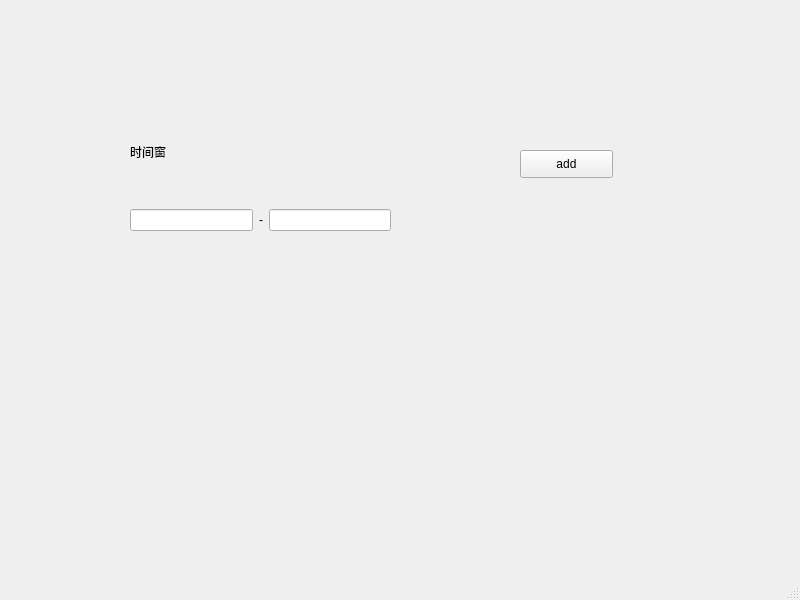
<?xml version="1.0" encoding="UTF-8"?>
<ui version="4.0">
 <class>MainWindow</class>
 <widget class="QMainWindow" name="MainWindow">
  <property name="geometry">
   <rect>
    <x>0</x>
    <y>0</y>
    <width>800</width>
    <height>600</height>
   </rect>
  </property>
  <property name="windowTitle">
   <string>MainWindow</string>
  </property>
  <widget class="QWidget" name="centralwidget">
   <widget class="QWidget" name="gridLayoutWidget">
    <property name="geometry">
     <rect>
      <x>130</x>
      <y>100</y>
      <width>261</width>
      <height>131</height>
     </rect>
    </property>
    <layout class="QGridLayout" name="gridLayout">
     <item row="1" column="2">
      <widget class="QLineEdit" name="lineEdit_8"/>
     </item>
     <item row="1" column="0">
      <widget class="QLineEdit" name="lineEdit_9"/>
     </item>
     <item row="1" column="1">
      <widget class="QLabel" name="label_12">
       <property name="text">
        <string>-</string>
       </property>
      </widget>
     </item>
     <item row="0" column="0">
      <widget class="QLabel" name="label">
       <property name="text">
        <string>时间窗</string>
       </property>
      </widget>
     </item>
    </layout>
   </widget>
   <widget class="QPushButton" name="addButton">
    <property name="geometry">
     <rect>
      <x>520</x>
      <y>150</y>
      <width>93</width>
      <height>28</height>
     </rect>
    </property>
    <property name="text">
     <string>add</string>
    </property>
   </widget>
  </widget>
  <widget class="QMenuBar" name="menubar">
   <property name="geometry">
    <rect>
     <x>0</x>
     <y>0</y>
     <width>800</width>
     <height>26</height>
    </rect>
   </property>
  </widget>
  <widget class="QStatusBar" name="statusbar"/>
 </widget>
 <resources/>
 <connections/>
</ui>
